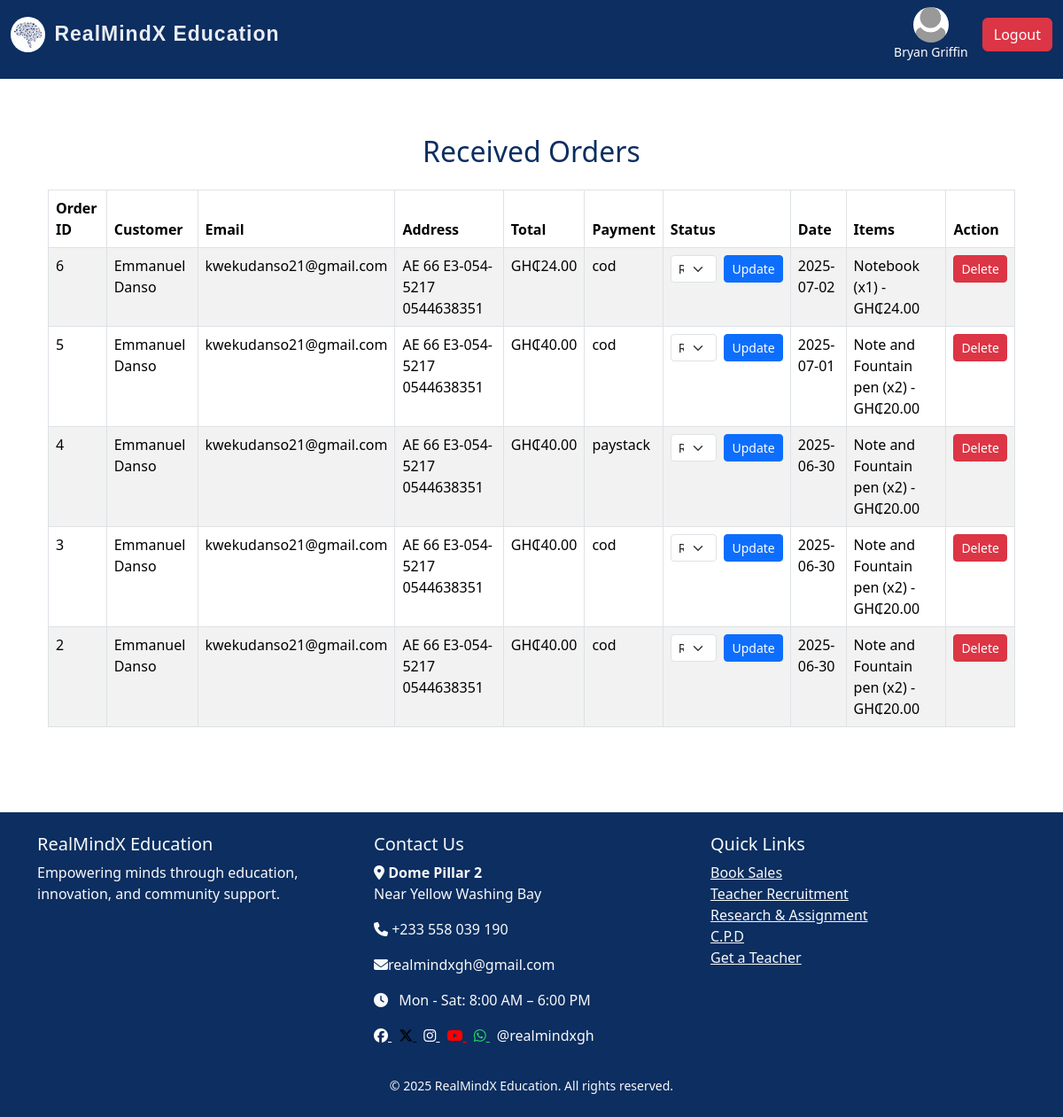
The app's page /admin/received-orders (signed in), older data.
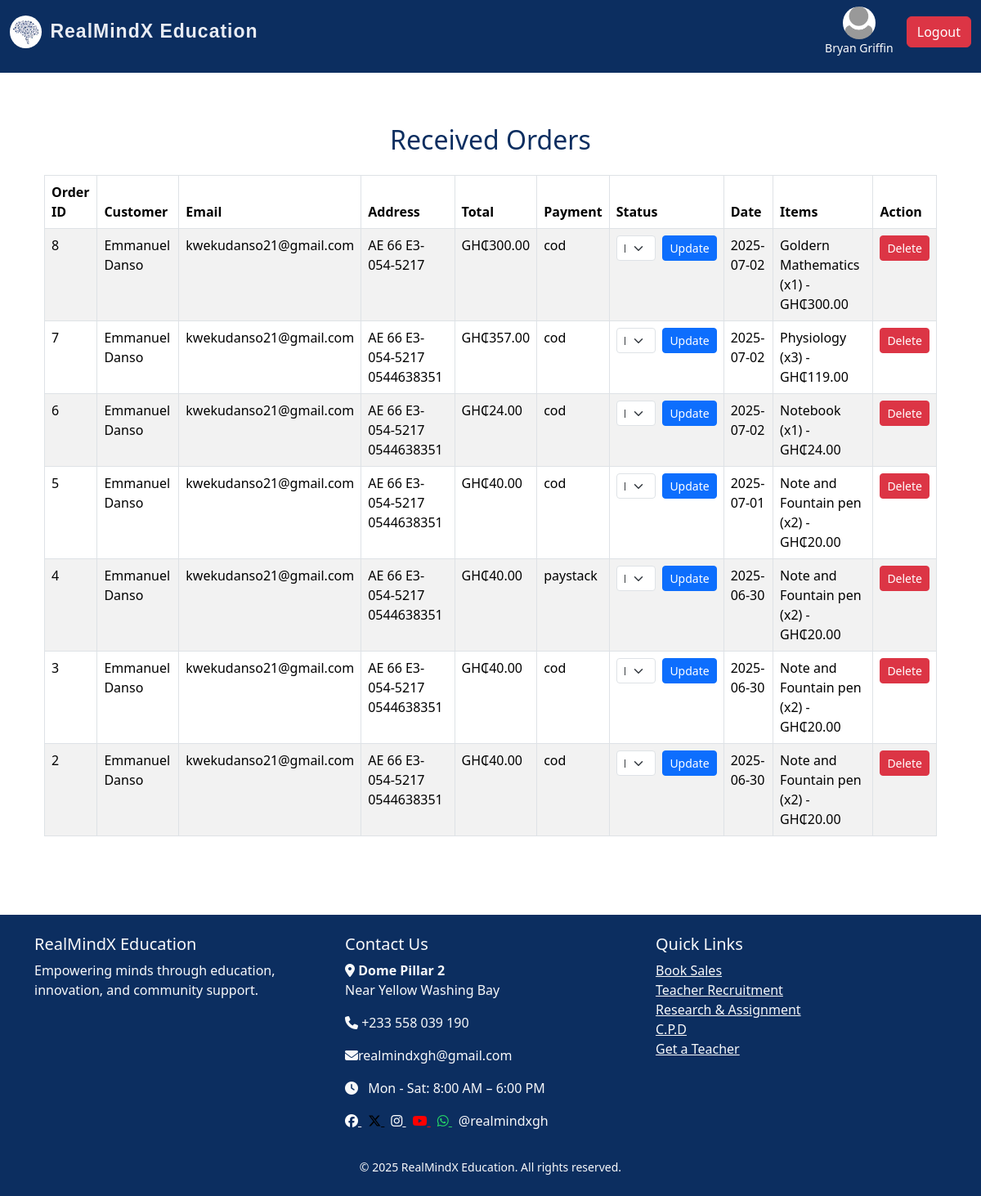
The same page, newer data.
### realmind/models/admin.py (models this page shows, shortened)
class Admin(UserMixin, db.Model):
    id = db.Column(db.Integer, primary_key=True)
    username = db.Column(db.String(150), unique=True, nullable=False)
    email = db.Column(db.String(150), unique=True, nullable=False)
    password = db.Column(db.String(150), nullable=False)
    profile_pic = db.Column(db.String(200), nullable=True)
    job_posts = db.relationship('JobPost', backref='admin', lazy=True)
    news_posts = db.relationship('News', backref='admin', lazy=True)
    @property
    def is_admin(self):
        return True

### realmind/models/recieve_orders.py (models this page shows)
class ReceivedOrder(db.Model):
    id = db.Column(db.Integer, primary_key=True)
    original_order_id = db.Column(db.Integer)
    user_id = db.Column(db.Integer)
    full_name = db.Column(db.String(120))
    email = db.Column(db.String(120))
    address = db.Column(db.String(255))
    total_amount = db.Column(db.Float)
    payment_method = db.Column(db.String(50))
    timestamp = db.Column(db.DateTime, default=db.func.current_timestamp())
    date_received = db.Column(db.DateTime, default=datetime.utcnow)
    items = db.relationship('ReceivedOrderItem', backref='order', cascade="all, delete-orphan")

class ReceivedOrderItem(db.Model):
    id = db.Column(db.Integer, primary_key=True)
    order_id = db.Column(db.Integer, db.ForeignKey('received_order.id'))
    product_id = db.Column(db.Integer)
    product_name = db.Column(db.String(120))
    quantity = db.Column(db.Integer)
    price = db.Column(db.Float)

### realmind/routes/admin_routes.py (the view)
@admin_bp.route('/admin/received-orders')
@login_required
def received_orders():
    if not current_user.is_admin:
        abort(403)
    orders = ReceivedOrder.query.order_by(ReceivedOrder.date_received.desc()).all()
    return render_template('admin/received_orders.html', orders=orders)

### realmind/templates/admin/received_orders.html (shortened to what this page needs)
{% extends "index.html" %}
{% block content %}
<div class="container my-5">
  <h2 class="text-center mb-4">Received Orders</h2>
  {% if orders %}
    <table class="table table-bordered table-striped">
      <thead>
        <tr>
          <th>Order ID</th>
          <th>Customer</th>
          <th>Email</th>
          <th>Address</th>
          <th>Total</th>
          <th>Payment</th>
          <th>Status</th>
          <th>Date</th>
          <th>Items</th>
          <th>Action</th>
        </tr>
      </thead>
      <tbody>
        {% for order in orders %}
        <tr id="order-row-{{ order.id }}">
          <td>{{ order.id }}</td>
          <td>{{ order.full_name }}</td>
          <td>{{ order.email }}</td>
          <td>{{ order.address }}</td>
          <td>GH₵{{ '%.2f' % order.total_amount }}</td>
          <td>{{ order.payment_method }}</td>
          <td>
            {% if order.status == 'Delivered' %}
              <span class="badge bg-success">Delivered</span>
            {% else %}
              <form class="status-update-form" data-order-id="{{ order.id }}">
                <div class="d-flex align-items-center">
                  <select name="status" class="form-select form-select-sm me-2">
                    <option value="Received" {% if order.status == 'Received' %}selected{% endif %}>Received</option>
                  </select>
                  <button type="submit" class="btn btn-sm btn-primary">Update</button>
                </div>
              </form>
            {% endif %}
          </td>
          <td>{{ order.date_received.strftime('%Y-%m-%d') }}</td>
          <td>
            <ul class="list-unstyled mb-0">
              {% for item in order.items %}
              <li>{{ item.product_name }} (x{{ item.quantity }}) - GH₵{{ '%.2f' % item.price }}</li>
              {% endfor %}
            </ul>
          </td>
          <td>
            <button class="btn btn-sm btn-danger" data-bs-toggle="modal" data-bs-target="#deleteModal{{ order.id }}">Delete</button>
          </td>
        </tr>
        {% endfor %}
      </tbody>
    </table>
  {% else %}
    <p class="text-muted">No received orders found.</p>
  {% endif %}
</div>
<div class="position-fixed bottom-0 end-0 p-3" style="z-index: 11">
</div>
{% endblock %}

### realmind/templates/index.html (shortened to what this page needs)
<!DOCTYPE html>
<html lang="en">
<head>
  <link rel="stylesheet" href="https://cdn.jsdelivr.net/npm/bootstrap@5.3.3/dist/css/bootstrap.min.css">
  <link rel="stylesheet" href="https://cdnjs.cloudflare.com/ajax/libs/font-awesome/6.6.0/css/all.min.css">
  <link rel="stylesheet" href="{{ url_for('static', filename='main.css') }}">
</head>
<body>
<nav class="navbar navbar-expand-lg navbar-dark bg-steel fixed-top">
  <div class="container-fluid">
<a class="navbar-brand d-flex align-items-center"
   href="{% if current_user.is_authenticated %}
            {% if current_user.is_admin %}
              {{ url_for('admin.admin_dashboard') }}
            {% else %}
              {{ url_for('user.users_dashboard') }}
            {% endif %}
         {% else %}
            {{ url_for('main.home') }}
         {% endif %}">
  <img src="{{ url_for('static', filename='images/brain.jpg') }}" alt="Logo" style="height: 40px; border-radius: 50%; margin-right: 10px;">
  RealMindX Education
</a>
    <div class="collapse navbar-collapse justify-content-end" id="navbarNav">
      <ul class="navbar-nav">
        {% if current_user.is_authenticated %}
        <li class="nav-item d-flex align-items-center ms-2">
          <div class="d-flex flex-column align-items-center text-white me-3">
            {% if current_user.profile_pic %}
              <img src="{{ url_for('static', filename='uploads/' ~ current_user.profile_pic) }}"
                   alt="Profile"
                   style="width: 40px; height: 40px; border-radius: 50%; object-fit: cover;">
            {% else %}
              <img src="{{ url_for('static', filename='images/default-profile.webp') }}"
                   alt="Default Profile"
                   style="width: 40px; height: 40px; border-radius: 50%; object-fit: cover;">
            {% endif %}
            <small>{{ current_user.username }}</small>
          </div>
          <a class="btn btn-danger" href="{{ url_for('auth.logout') }}">Logout</a>
        </li>
        {% endif %}
      </ul>
    </div>
  </div>
</nav>
<main class="container mt-5 pt-4">
  {% block content %}{% endblock %}
</main>
{% include 'footer.html' %}
</body>
</html>

### realmind/templates/footer.html (shortened to what this page needs)
<footer class="bg-steel text-light mt-5 pt-4 pb-4">
    <div class="container">
      <div class="row">
        <div class="col-md-4">
          <h5>RealMindX Education</h5>
          <p>Empowering minds through education, innovation, and community support.</p>
        </div>
        <div class="col-md-4 mb-3">
          <h5>Contact Us</h5>
          <p><i class="fa fa-map-marker-alt"></i> <strong>Dome Pillar 2</strong><br>
            Near Yellow Washing Bay</p>
          <p><i class="fa fa-phone"></i> +233 558 039 190</p>
          <p><i class="fa fa-envelope"></i>realmindxgh@gmail.com</p>
          <p><i class="fa fa-clock me-2"></i> Mon - Sat: 8:00 AM – 6:00 PM</p>
          <div class="mt-2">
            <a href="https://web.facebook.com/profile.php?id=61566941171883" target="_blank" class="me-2" style="color: white;">
              <i class="fa-brands fa-facebook"></i>
            </a>
            <a href="https://x.com/RealMindXgh" target="_blank" class="me-2" style="color: black;">
              <i class="fa-brands fa-x-twitter"></i>
            </a>
            <a href="https://www.instagram.com/realmindxgh/" target="_blank" class="me-2" style="color: white;">
              <i class="fa-brands fa-instagram"></i>
            </a>
            <a href="https://www.youtube.com/@realmindxgh" target="_blank" class="me-2" style="color: red;">
              <i class="fa-brands fa-youtube"></i>
            </a>
            <a href="https://wa.link/d6x888" target="_blank" class="me-2" style="color: #25D366;">
              <i class="fa-brands fa-whatsapp"></i>
            </a>
              <span>@realmindxgh</span>
          </div>
        </div>
        <div class="col-md-4">
          <h5>Quick Links</h5>
          <ul class="list-unstyled">
            <li><a href="#" class="text-light">Book Sales</a></li>
            <li><a href="#" class="text-light">Teacher Recruitment</a></li>
            <li><a href="#" class="text-light">Research & Assignment</a></li>
            <li><a href="#" class="text-light">C.P.D</a></li>
            <li><a href="#" class="text-light">Get a Teacher</a></li>
          </ul>
        </div>
      </div>
        <div class="text-center mt-3">
            <small id="copyright"></small>
        </div>
    </div>
  </footer>

### realmind/static/main.css (style rules this page uses)
html,body { position: relative; color: #0f0505; display: flex; flex-direction: column; margin: 0; margin-top: 1.0rem; }
.container { flex: 1; }
.navbar { margin-bottom: 0; padding-bottom: 20px; }
.navbar-brand { text-decoration: none; font-family: "Poppins", sans-serif; font-size: 23px; font-weight: bold; color:rgb(233, 236, 243); letter-spacing: 1px; }
.bg-steel { background-color: #0C2E60; }
.navbar-nav a { font-size: 16px; font-weight: 400; display: flex; align-items: center; gap: 5px; color: #ffffff; }
h1, h2, h3, h4 { color: #0C2E60; }
label, button { font-size: 20px; }

Row changes from the older to the newer data that the page shows:
added ReceivedOrder: id "8", full_name "Emmanuel Danso", email "kwekudanso21@gmail.com", address "AE 66 E3-054-5217", total_amount "300.00", payment_method "cod", date_received "2025-07-02"
added ReceivedOrderItem: product_name "Goldern Mathematics", quantity "1", price "300.00", shown under "8"
added ReceivedOrder: id "7", full_name "Emmanuel Danso", email "kwekudanso21@gmail.com", address "AE 66 E3-054-5217 0544638351", total_amount "357.00", payment_method "cod", date_received "2025-07-02"
added ReceivedOrderItem: product_name "Physiology", quantity "3", price "119.00", shown under "7"
